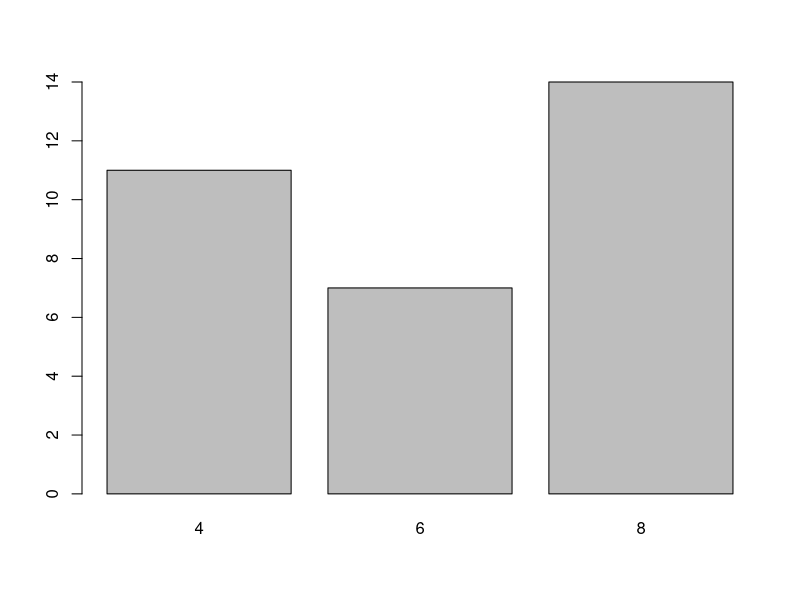
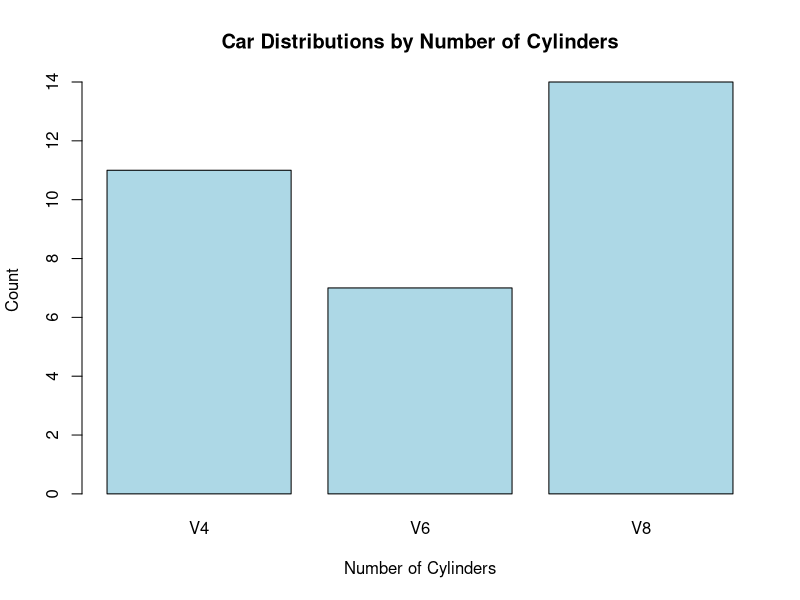
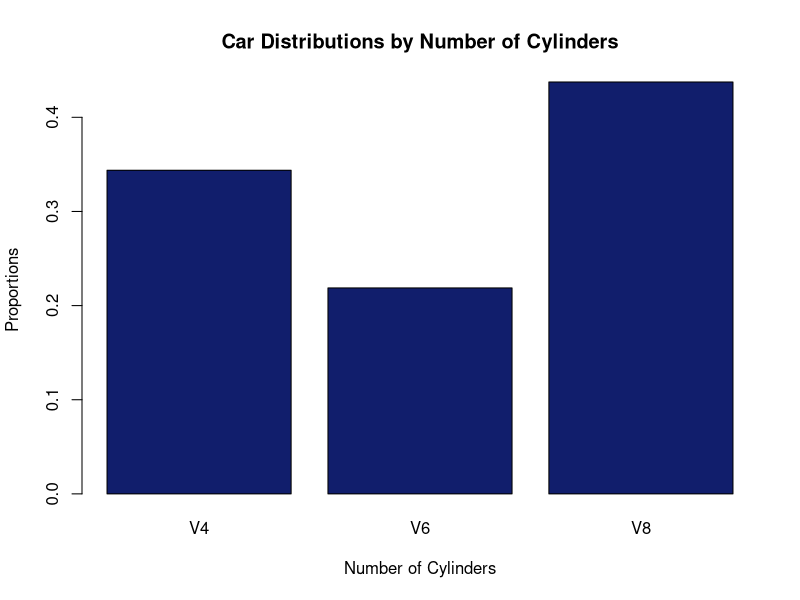
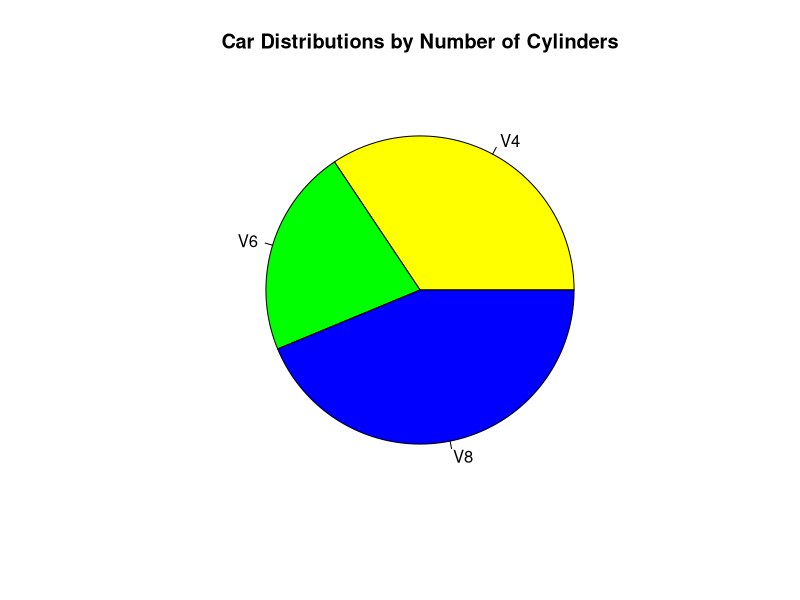
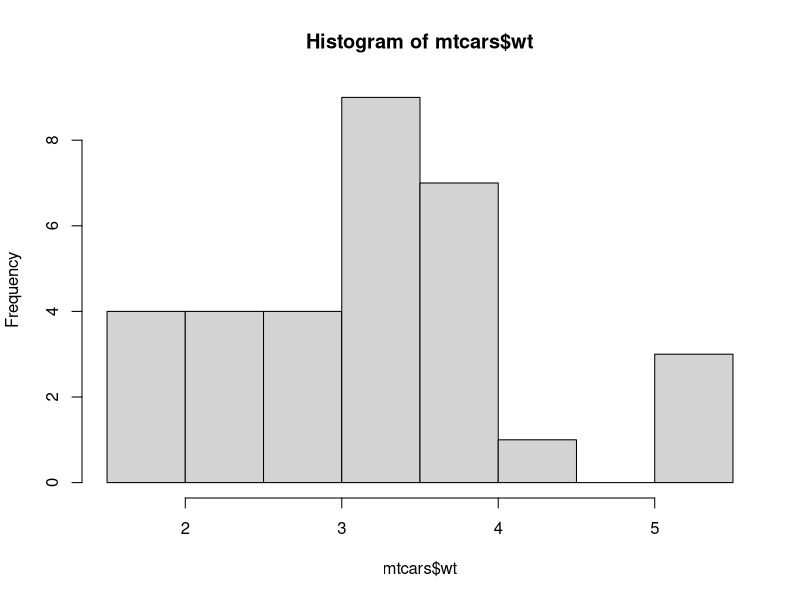
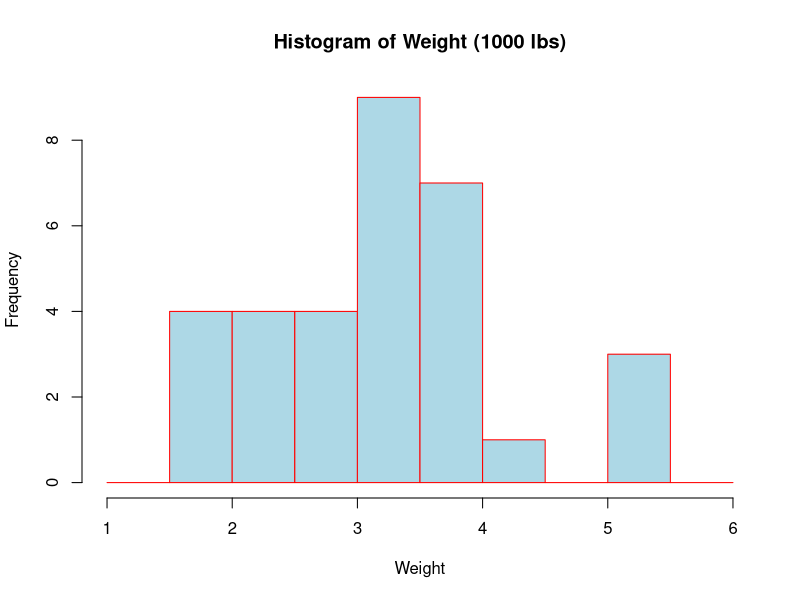
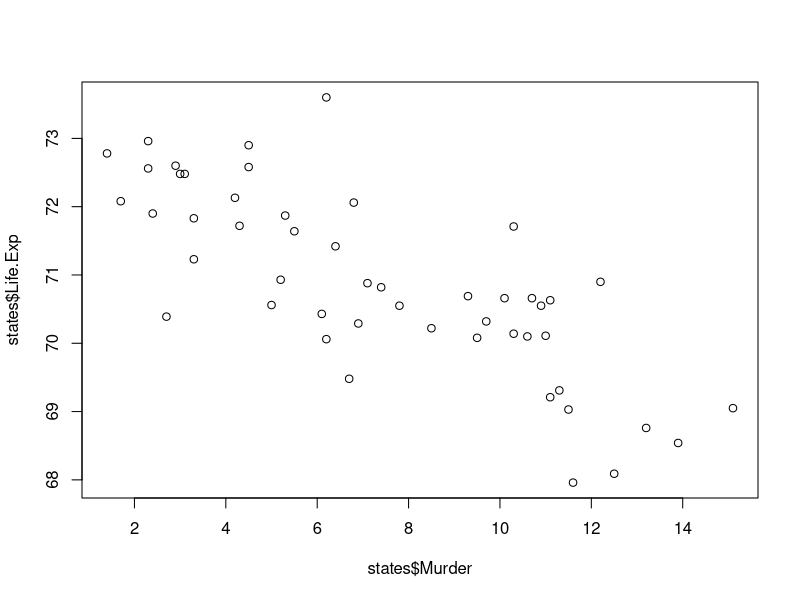
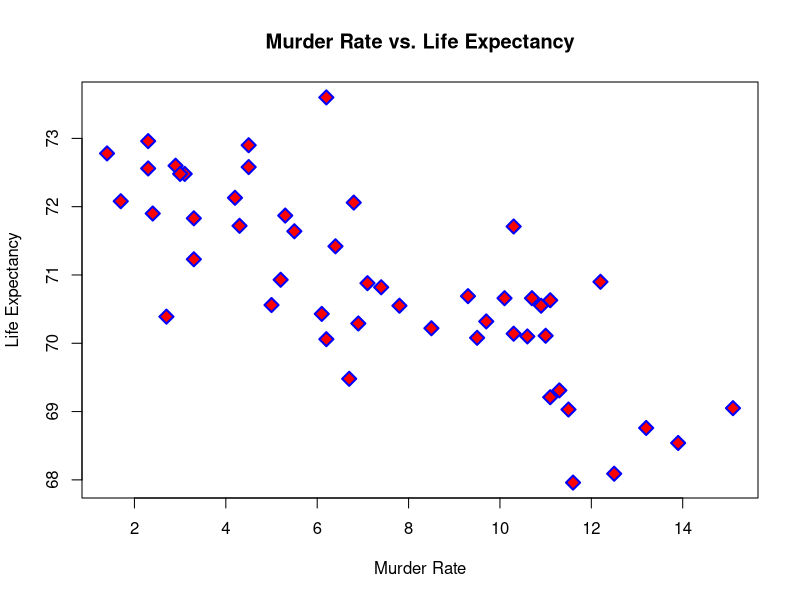

Source code (R) for these figures, in order:
## ---- chunk 1
######DO NOT MODIFY. This will load required packages.
knitr::opts_chunk$set(echo = TRUE)
library(tidyverse) # for data manipulation
library(scales) 
library(ggthemes)
library(haven) # import different formats of data file
## ---- chunk 2
data("mtcars")
str(mtcars)
## ---- chunk 3
(cyl.freq <- table(mtcars$cyl))
## ---- chunk 4
barplot(cyl.freq)
## ---- chunk 5
barplot(cyl.freq, names.arg = c("V4", "V6", "V8"), main = "Car Distributions by Number of Cylinders",
        xlab = "Number of Cylinders", ylab = "Count", col = "lightblue")
## ---- chunk 6
barplot(prop.table(cyl.freq), names.arg = c("V4", "V6", "V8"), 
        main = "Car Distributions by Number of Cylinders",
        xlab = "Number of Cylinders", ylab = "Proportions", 
        col = "#111E6C") # Here I am using HEX format color
## ---- chunk 7
pie(cyl.freq, col = c("yellow", "green", "blue"), labels = c("V4", "V6", "V8"), 
    main = "Car Distributions by Number of Cylinders")
## ---- chunk 8
hist(mtcars$wt)
## ---- chunk 9
hist(mtcars$wt, breaks = seq(1, 6, by = 0.5), 
     col = "lightblue", border = "red", 
     main = "Histogram of Weight (1000 lbs)",
     xlab = "Weight")
## ---- chunk 10
states <- data.frame(state.x77)
str(states)
## ---- chunk 11
plot(x = states$Murder, y = states$Life.Exp)
## ---- chunk 12
plot(x = states$Murder, y = states$Life.Exp,
     pch = 23, cex = 1.5, lwd = 2,
     col = "blue", bg = "red", 
     xlab = "Murder Rate", ylab = "Life Expectancy", 
     main = "Murder Rate vs. Life Expectancy")
## ---- chunk 13
plot(x = states$Murder, y = states$Life.Exp,
     pch = 23, cex = 1.5, lwd = 2,
     col = "blue", bg = "red", 
     xlab = "Murder Rate", ylab = "Life Expectancy", 
     main = "Murder Rate vs. Life Expectancy")
abline(lm(Life.Exp~Murder, data = states), lwd = 2)
## ---- chunk 14
cces <- read_csv("../data/cces_sample.csv")
glimpse(cces)
## ---- chunk 15
cces$party <- recode_factor(cces$pid7, `1` = "Democrat", 
                     `2` = "Democrat", `3` = "Democrat", 
                     `4` = "Independent", `5` = "Republican", 
                     `6` = "Republican", `7` = "Republican") # be careful to code it as factor, otherwise, it may become a quantitative variable
is.factor(cces$party)
## ---- chunk 16
ggplot(cces, aes(x = ideo5, y = CC18_308a, col = party))+
  geom_point()
## ---- chunk 17
ggplot(cces, aes(x = ideo5, y = CC18_308a, col = party))+
  geom_jitter()
## ---- chunk 18
g1 <- ggplot(cces, aes(x = ideo5, y = CC18_308a, col = party))+
  geom_jitter(show.legend = FALSE)+
  scale_color_manual(values = c("blue", "yellow", "red"))+
  labs(x = "Political Viewpoint", y = "Job Approval of President Trump", 
       title = "Political Viewpoint vs. Job Approval of President Trump grouped by Party Affiliation")+
  theme(plot.title = element_text(size = 10, face = "bold", hjust = 0.5), 
        axis.text.x = element_text(face = "bold"), 
        axis.text.y = element_text(face = "bold"), 
        axis.title.x = element_text(size = 10, face = "bold"), 
        axis.title.y = element_text(size = 10, face = "bold"))
g1
## ---- chunk 19
cces$educ <- factor(cces$educ, levels = 1:6, 
                    labels = c("No HS", "HS graduate", "Some college", 
                               "2-year", "4-year", "Post-grad"), 
                    ordered = TRUE)
## ---- chunk 20
ggplot(cces, aes(x = educ, y = faminc_new))+
  geom_boxplot()
## ---- chunk 21
ggplot(cces, aes(x = educ, y = faminc_new))+
  stat_boxplot(geom = "errorbar", width = 0.15)+
  geom_boxplot()+
  labs(x = "Educational Level", y = "Family Annual Income", 
       title = "Distribution of Family Annual Income by Educational Level",
       caption = "Source: Cooperative Congressional Election Study 2019")+
  theme_solarized()+
  theme(plot.title = element_text(size = 10, face = "bold", hjust = 0.5),
        axis.title.x = element_text(size = 10, face = "bold"), 
        axis.title.y = element_text(size = 10, face = "bold"),
        plot.caption = element_text(size = 8))
